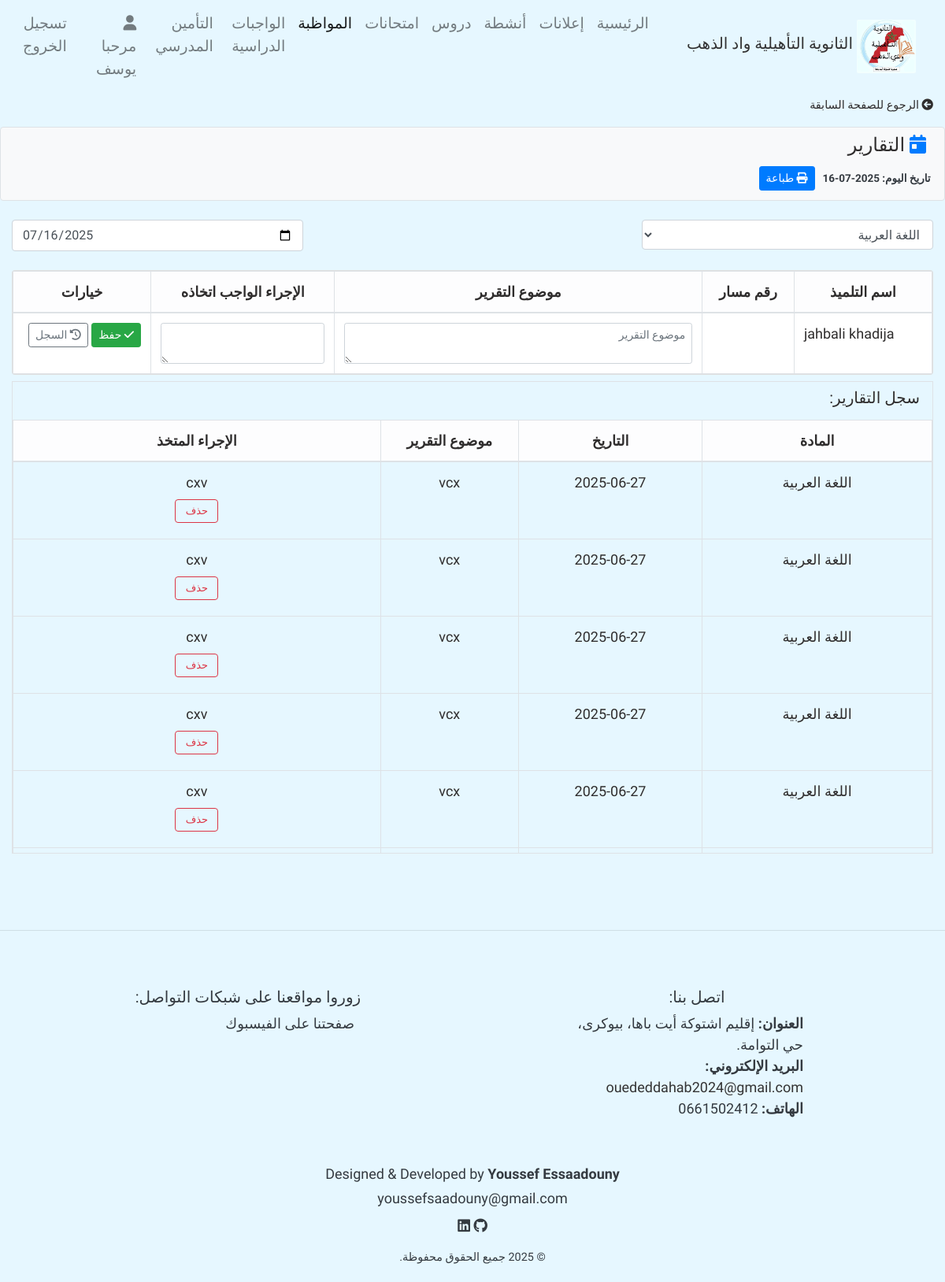
Page /add_reports/12 (signed in) on the committed database.
### home/models.py (models this page shows, shortened)
class UserProfile(models.Model):
    user = models.ForeignKey(User, on_delete = models.CASCADE)
    firstname = models.CharField(max_length = 100)
    lastname = models.CharField(max_length = 100)
    User_Type = models.CharField(max_length = 100, null = True, blank = True)
    email = models.EmailField(null = True, blank=  True)

class Student(models.Model):
    code = models.CharField(max_length = 50, null = True, blank = True)
    prenom = models.CharField(max_length = 50)
    nom = models.CharField(max_length = 50)
    sections = models.ForeignKey(Section, related_name="students", blank = True, null = True, on_delete = models.SET_NULL)
    number_phone = models.CharField(max_length = 14, null = True, blank = True)

class Report(models.Model):
    title = models.CharField(max_length=100, verbose_name="الإجراء الواجب اتخاذه")
    material = models.ForeignKey(Subject, on_delete=models.CASCADE, verbose_name="المادة")
    student = models.ForeignKey(Student, on_delete=models.CASCADE, verbose_name="التلميذ")
    content = models.TextField(verbose_name="محتوى التقرير")
    instructions = models.TextField(verbose_name="الإجراء الواجب اتخاذه", default= '/')
    date = models.DateField(verbose_name="تاريخ التقرير")
    counter = models.PositiveIntegerField(null = True)
    class Meta:
        ordering = ['-date']

class Subject(models.Model):
    name = models.CharField(max_length = 100)
    def __str__(self):
        return self.name

### home/decorator.py (the view)
        def wrapper_funct(request, *args, **kwargs):
            group = None
            if request.user.groups.exists():
                group = request.user.groups.values_list('name', flat = True)
                if any(g in allowed_roles for g in group) :
                    return view_func(request, *args, **kwargs)
            else:
                return HttpResponse('أنت غير مؤهل لزيارة هذه الصفحة.')

### home/decorator.py (called while the page is built)
def allowed_user(allowed_roles = []):
    def decorator(view_func):
        def wrapper_funct(request, *args, **kwargs):
            group = None
            if request.user.groups.exists():
                group = request.user.groups.values_list('name', flat = True)
                if any(g in allowed_roles for g in group) :
                    return view_func(request, *args, **kwargs)
            else:
                return HttpResponse('أنت غير مؤهل لزيارة هذه الصفحة.')
        return wrapper_funct
    return decorator

### home/views.py (called while the page is built, shortened)
@allowed_user(allowed_roles=['general_surveillance', 'admin'])
def add_reports(request, id):
    whatsapp_url = None
    message = None
    user = request.user
    user_info = UserProfile.objects.get(user = user)
    student = Student.objects.get(id = id)
    all_materials = Subject.objects.all()
    material = None
    year = time_zone.now().year
    reports = Report.objects.filter(date__year = year, student = student)
    context = {
        'user_info' : user_info,
        'message' : message,
        'all_materials' : all_materials,
        'material' : material,
        'student': student,
        'reports' : reports,
        'whatsapp_url' : whatsapp_url
    }
    return render(request, 'pages/attendance/reports/add_reports.html', context)

### templates/pages/attendance/reports/add_reports.html (shortened to what this page needs)
{% extends 'base.html' %}
{% load static %}
{% block content %}
<div class="container-fluid">
      {% if message %}
    <h4>
      {{message}}
    </h4>
      {% else %}
      <div class="mb-3 text-start">
        <a href="{% url 'StudentAttendance' student.id %}" class="text-decoration-none" style="color: inherit; font-size: 0.9rem;">
          <i class="fas fa-arrow-circle-left me-1"></i> الرجوع للصفحة السابقة
        </a>
      </div>
      <div class="row mb-4">
        <div class="col-12">
          <div class="row d-flex justify-content-between align-items-center p-1 bg-light border rounded">
              <h4 class="col-sm-12 m-1" style="width: auto; max-width:100%;">
                <i class="fas fa-calendar-day text-primary me-2"></i> التقارير
              </h4>
              <div class="col-sm-12 m-1 p-1" >
                <span class="badge  text-dark me-2" style="width: auto; max-width:100%; white-space:normal; word-break:break-word">تاريخ اليوم: {% now "Y-m-d" %}</span>
                <button class="btn btn-sm btn-primary" onclick="window.print()" style="width: auto; max-width:100%; white-space:normal; word-break:break-word">
                  <i class="fas fa-print me-1"></i> طباعة
                </button>
              </div>
          </div>
        </div>
      </div>
      <form action="{% url 'add_reports' student.id %}" method="post">
          <div class="row mb-3 d-flex justify-content-between">
            <div class="col-4  mb-2">
                <select name="material" class="form-select form-control" id="">
                      {% for m in all_materials %}
                      <option value="{{m.id}}" >{{m.name}}</option>
                      {% endfor %}
                </select>
            </div>
            <div class="col-md-4 mb-2">
              <input name="date" type="date" class="form-control" value="{% now 'Y-m-d' %}">
            </div>
          </div>
          <div class="row">
            <div class="col-12">
              <div class="card shadow-sm">
                <div class="card-body p-0">
                  <div style="overflow-x: auto; width: 100%;">
                    <table class="table table-hover table-bordered mb-0" style="table-layout: fixed; width:auto; min-width: 100%;">
                      <thead class="table-light">
                        <tr>
                          <th style="text-align: center; font-size: large;" width="15%">اسم التلميذ</th>
                          <th style="text-align: center;" width="10%">رقم مسار</th>
                          <th style="text-align: center; font-size: large;" width="40%">موضوع التقرير</th>
                          <th style="text-align: center; font-size: large;" width="20%">الإجراء الواجب اتخاذه</th>
                          <th style="text-align: center; font-size: large;" width="15%">خيارات</th>
                        </tr>
                      </thead>
                      <tbody>
                        <tr>
                          <td style="text-align: end;" width="15%">{{student.prenom}} {{student.nom}}</td>
                          <td width="10%">{{student.massar_num}}</td>
                          <td width="40%" style="white-space: nowrap;">
                            <textarea type="text"  required class="form-control form-control-sm" name="report_content" placeholder="موضوع التقرير"></textarea>
                          </td>
                          <td width="20%" style="white-space: nowrap;">
                            <textarea type="text"  required class="form-control form-control-sm" name="instructions" ></textarea>
                          </td>
                          <td style="white-space: nowrap;" width="15%">
                            <button type="submit" class="btn btn-sm btn-success me-1">
                              <i class="fas fa-check"></i> حفظ
                            </button>
                            <a href="{% url 'studentTotalreports' student.id %}" id="history" style="text-decoration: none;"  class="btn btn-sm btn-outline-secondary ">
                              <i class="fas fa-history"></i>  السجل
                            </a>
                          </td>
                        </tr>
                      </tbody>
                    </table>
                  </div>
                </div>
              </div>
            </div>
          </div>
      </form>
      <div class="table-responsive border mt-2" style="overflow-x: auto; width: 100%; max-height: 600px; overflow-y: auto;  position: relative;">
        <h5 class="mx-3 my-2">سجل التقارير:</h5>
        {% if reports %}
        <table class="table table-hover table-bordered my-3" style="width: auto; min-width: 100%;">
          <thead class="table-light justify-content-center mt-2" style="position: sticky; top: 0; z-index: 2;">
            <tr  >
              <th style="width: 25%; text-align:center; ">المادة</th>
              <th style="width: 20%; text-align:center; ">التاريخ</th>
              <th style="width: 15%; text-align:center; ">موضوع التقرير</th>
              <th style="width: 40%; text-align:center; ">الإجراء المتخذ  </th>
            </tr>
          </thead>
          <tbody>
            {% for r in reports %}
              <tr >
                <td style="word-wrap: break-word;text-align:center">{{r.material}} </td>
                <td style="white-space: pre-wrap;text-align:center">{{r.date|date:'Y-m-d'}}</td>
                <td style="text-align:center" class="">{{r.content}}</td>
                <td style="text-align:center; word-wrap: break-word; max-width: 0; overflow: hidden; text-overflow: ellipsis;" title="{{a.notes}}">
                  {{r.instructions}}
                  <br>
                  <a href="{% url 'Delete' r.id %}?page=reports" onclick="return confirm ('هل أنت متأكد من الحذف؟')"  class="btn btn-outline-danger my-2 mx-auto" style="height: 30px; width: 55px; text-align: center; font-size:small;display: flex; justify-content: center; align-items: center;" onclick="return confirm('هل أنت متأكد من الحذف؟');">    حذف  </a>
                </td>
              </tr>
          {% endfor %}
            </tbody>
          </table>
          {% else %}
            <center>
              <p class="m-3">
              لا يوجد أي تقرير لعرضه
              </p
            </center>
          {% endif %}
      </div>
  {% endif %}
</div>
{% endblock %}

### templates/parts/navbar.html (shortened to what this page needs)
 {% load static %}
 <nav class="navbar navbar-expand-lg navbar-light " style="font-size:medium; font-weight:normal; text-align: right" dir="rtl">
        <a href="/" class="navbar-brand text-center d-flex align-items-center">
            <img src="{% static 'photos/oued-eddahab.jpg' %}" alt="شعار الثانوية التأهيلية واد الذهب  ">
            <h5>الثانوية التأهيلية واد الذهب  </h5>
        </a>
        <div id="navbarContent" class="collapse navbar-collapse justify-content-center">
            <ul class="navbar-nav" style="border-radius:2px; color:#f8f9fa">
                <li class="nav-item {% if request.path == '/' %} active {% endif %} "><a href="/" class="nav-link">  الرئيسية</a></li>
                <li class="nav-item {% if request.resolver_match.url_name == 'announce' or request.resolver_match.url_name == 'add_announce' %} active {% endif %}"><a href="{% url 'announce' %}" class="nav-link">إعلانات</a></li>
                <li class="nav-item {% if request.resolver_match.url_name == 'ShowActivities' or request.resolver_match.url_name == 'add_activity' %} active {% endif %}"><a href="{% url 'ShowActivities' %}" class="nav-link">أنشطة</a></li>
                <li class="nav-item   "><a href=" {% if 'admin' in request.user.groups.all|join:',' or 'teacher' in request.user.groups.all|join:',' or 'general_surveillance' in request.user.groups.all|join:','  %} {% url 'UserCourseList' %} {% else %} {% url 'course_res' %} {% endif %} " class="nav-link">دروس</a></li>
                <li class="nav-item "><a href="{% url 'exams' %}" class="nav-link">امتحانات</a></li>
                {% if 'admin' in request.user.groups.all|join:", " or 'general_surveillance' in request.user.groups.all|join:", " %}
                <li class="nav-item {% if request.path == '/classes/' or request.path == '/ClassStudents/' or request.resolver_match.url_name == 'studentTotalAbsence' or request.resolver_match.url_name == 'studentAbsence' or request.resolver_match.url_name == 'StudentAttendance' or request.resolver_match.url_name == 'ClassStudents' or request.resolver_match.url_name == 'add_reports' or request.resolver_match.url_name == 'studentTotalreports' %} active {% endif %}"><a href="{% url 'classes' %}" class="nav-link seasonsDropdown"> المواظبة </a></li>
                {% endif %}
                {% if 'admin' in request.user.groups.all|join:", " or 'teacher' in request.user.groups.all|join:", "  or 'student' in request.user.groups.all|join:", " %}
                <li class="nav-item "><a href=" {% if 'student' in request.user.groups.all|join:',' %} {% url 'homeWork' %} {% else %} {% url 'UserHomeWorkList' %} {% endif %} " class="nav-link seasonsDropdown"> الواجبات الدراسية</a></li>
                {% endif %}
                {% if 'bursar' in request.user.groups.all|join:", "  %}
                <li class="nav-item {% if request.path == '/add_insurance/' %} active {% endif %}"><a href="{% url 'add_insurance' %}" class="nav-link seasonsDropdown">  التأمين المدرسي</a></li>
                {% endif %}
                {% url 'password_change' as p %}
                {% url 'password_change_done' as d %}
                <li class="nav-item mx-2 {% if request.path == '/UserInfo/' %} active {% endif %}"><a href="{% url 'UserInfo' %}" class="nav-link user" >{% if request.path != p and request.path != d %} <i class="fas fa-user "></i>  مرحبا  {{user_info.firstname}} {% endif %}</a></li>
                <li class="nav-item "><a href="{% url 'signout' %}" class="nav-link out"> تسجيل الخروج  </a></li>
            </ul>
        </div>
    </nav>

### LC_tassegdelt/static/css/style.css (style rules this page uses)
body { background: #e6f7ff; color: #2f2d2d; position: relative; font-size: large; font-family: 'Tajawal' , 'Gupter', 'Marhey', sans-serif !important; direction: rtl; text-align: right; text-align: justify; }
.navbar-brand { display: flex; align-items: center; justify-content: center; }
.navbar-brand img { max-width: 75px; margin: 5px; border-radius: 2px; }
.navbar-brand h5 { color: #333333; font-family: 'Reem Kufi Fun'; }
.nav-link, .nav-link:visited { font-size: larger; color: #f8f9fa; }
.nav-item { font-family: 'Reem Kufi Fun'; }
@media (min-width: 576px) { .navbar-brand { flex-direction: row; } }
@media (min-width: 576px) { .navbar-brand img { max-width: 75px; margin: 5px; } }

### rows in the picture
UserProfile: firstname "يوسف"
Student: prenom "jahbali", nom "khadija"
Report: material "اللغة العربية", date "2025-06-27", content "vcx", instructions "cxv"
Report: material "اللغة العربية", date "2025-06-27", content "vcx", instructions "cxv"
Report: material "اللغة العربية", date "2025-06-27", content "vcx", instructions "cxv"
Report: material "اللغة العربية", date "2025-06-27", content "vcx", instructions "cxv"
Report: material "اللغة العربية", date "2025-06-27", content "vcx", instructions "cxv"

### other values in the picture
form field material "اللغة العربية"
